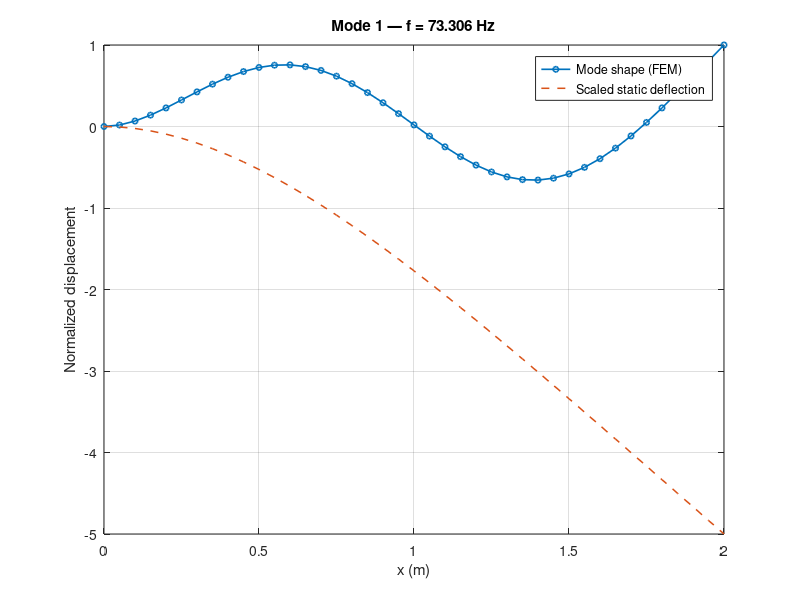
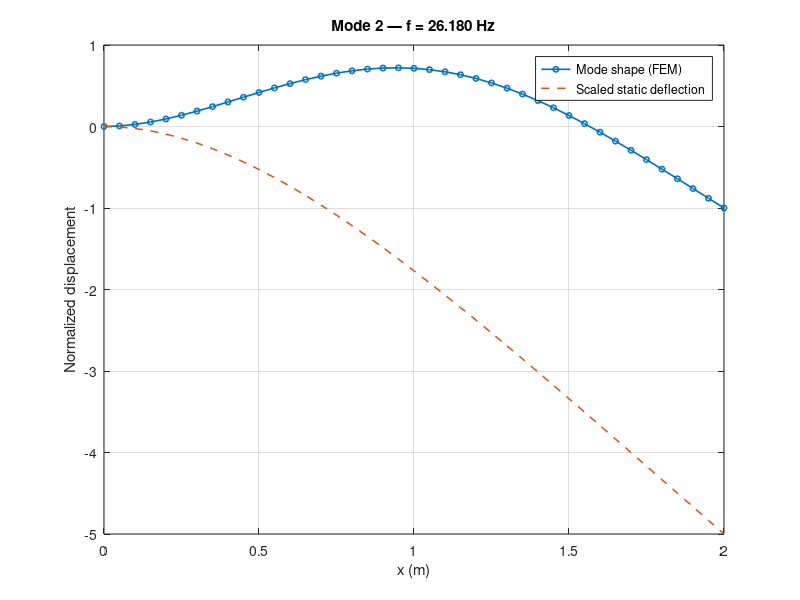
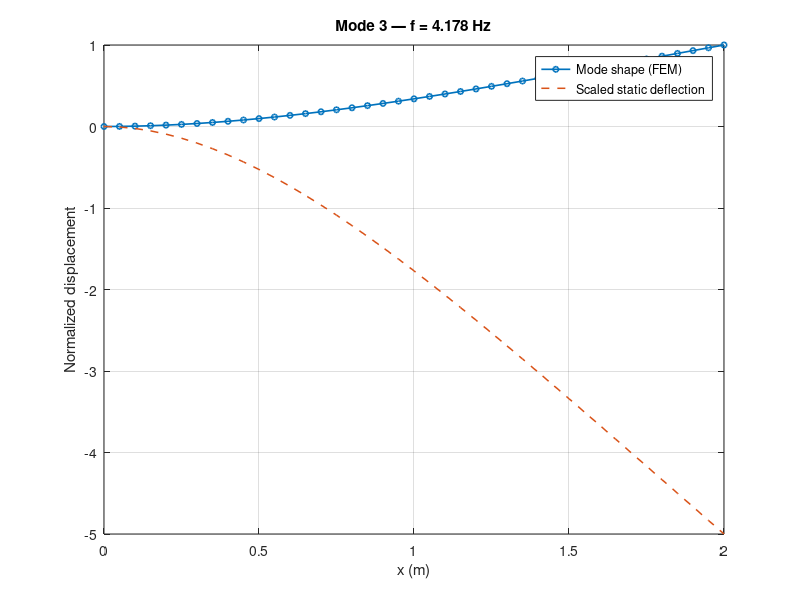

Write the MATLAB code that produced these figures, in order. (Note: this script raises an error after producing the figures.)

clear; close all; clc;

L = 2.0;              
ne = 40;              
nn = ne + 1;         
le = L / ne;          

E = 210e9;            
rho = 7850;            
b = 0.02;            
h = 0.02;             
A = b * h;             
I = (b * h^3) / 12;    
q = 1000;              


ndof = 2 * nn;         
K = zeros(ndof);
M = zeros(ndof);
F = zeros(ndof,1);    


for e = 1:ne
    n1 = e;
    n2 = e + 1;
    dofs = [2*n1-1, 2*n1, 2*n2-1, 2*n2]; 
    ke = E*I / le^3 * [  12,   6*le,  -12,   6*le;
                         6*le, 4*le^2, -6*le, 2*le^2;
                        -12,  -6*le,   12,  -6*le;
                         6*le, 2*le^2, -6*le, 4*le^2 ];
                     
    me = rho*A*le/420 * [156, 22*le, 54, -13*le;
                         22*le, 4*le^2, 13*le, -3*le^2;
                         54, 13*le, 156, -22*le;
                        -13*le, -3*le^2, -22*le, 4*le^2 ];
    fe = q * le / 12 * [6; le; 6; -le]; 
    K(dofs,dofs) = K(dofs,dofs) + ke;
    M(dofs,dofs) = M(dofs,dofs) + me;
    F(dofs) = F(dofs) + fe;
end

fixedDOF = [1, 2];
allDOF = 1:ndof;
freeDOF = setdiff(allDOF, fixedDOF);

Kff = K(freeDOF, freeDOF);
Ff = F(freeDOF);
uf = Kff \ Ff;

u = zeros(ndof,1);
u(freeDOF) = uf;

wStatic = u(1:2:end); 
Krr = K(freeDOF, freeDOF);
Mrr = M(freeDOF, freeDOF);

nModes = 3;
opts.maxit = 500;
[phiR, D] = eigs(Krr, Mrr, nModes, 'SM', opts);
omega2 = diag(D);
omega = sqrt(real(omega2));
freq = omega / (2*pi);

Phi = zeros(ndof, nModes);
for i = 1:nModes
    Phi(freeDOF, i) = phiR(:, i);
end


xnodes = linspace(0, L, nn)';
modesW = Phi(1:2:end, :);


for i = 1:nModes
    modesW(:, i) = modesW(:, i) / max(abs(modesW(:, i)));
    if mean(modesW(:, i)) < 0
        modesW(:, i) = -modesW(:, i);
    end
end


nm_to_show = min(nModes, 6);
for i = 1:nm_to_show
    
    figure
    plot(xnodes, modesW(:,i), '-o','LineWidth',1.2,'MarkerSize',4);
    hold on;
    scaleStatic = 5 * max(abs(modesW(:,i))) / max(abs(wStatic)+eps);
    plot(xnodes, -scaleStatic*wStatic, '--','LineWidth',1.1);
    hold off;
    title(sprintf('Mode %d — f = %.3f Hz', i, freq(i)));
    xlabel('x (m)');
    ylabel('Normalized displacement');
    legend('Mode shape (FEM)','Scaled static deflection','Location','best');
    grid on;
end
sgtitle('Cantilever Beam — FEM Mode Shapes and Static Deflection (UDL)');
fprintf('Natural frequencies (Hz) for cantilever beam:\n');
for i = 1:nm_to_show
    fprintf(' Mode %d: %.6f Hz\n', i, freq(i));
end
